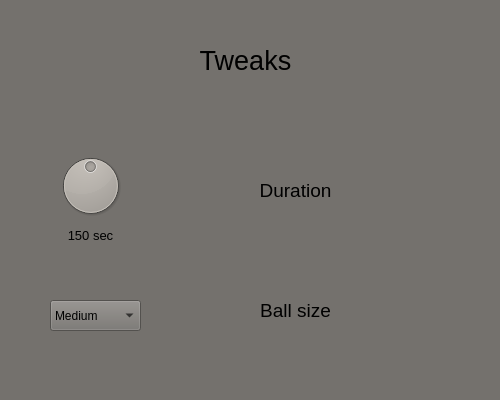
<?xml version="1.0" encoding="UTF-8"?>
<ui version="4.0">
 <class>configWidget</class>
 <widget class="QWidget" name="configWidget">
  <property name="geometry">
   <rect>
    <x>0</x>
    <y>0</y>
    <width>500</width>
    <height>400</height>
   </rect>
  </property>
  <property name="maximumSize">
   <size>
    <width>500</width>
    <height>400</height>
   </size>
  </property>
  <property name="windowTitle">
   <string>Form</string>
  </property>
  <property name="styleSheet">
   <string notr="true">background-color: #74716D</string>
  </property>
  <widget class="QLabel" name="label">
   <property name="geometry">
    <rect>
     <x>30</x>
     <y>30</y>
     <width>431</width>
     <height>61</height>
    </rect>
   </property>
   <property name="font">
    <font>
     <pointsize>20</pointsize>
    </font>
   </property>
   <property name="text">
    <string>Tweaks</string>
   </property>
   <property name="alignment">
    <set>Qt::AlignCenter</set>
   </property>
   <property name="wordWrap">
    <bool>true</bool>
   </property>
  </widget>
  <widget class="QDial" name="dial">
   <property name="geometry">
    <rect>
     <x>30</x>
     <y>150</y>
     <width>121</width>
     <height>71</height>
    </rect>
   </property>
   <property name="maximum">
    <number>300</number>
   </property>
   <property name="value">
    <number>150</number>
   </property>
  </widget>
  <widget class="QLabel" name="label_2">
   <property name="geometry">
    <rect>
     <x>180</x>
     <y>160</y>
     <width>231</width>
     <height>61</height>
    </rect>
   </property>
   <property name="font">
    <font>
     <pointsize>14</pointsize>
    </font>
   </property>
   <property name="text">
    <string>Duration</string>
   </property>
   <property name="alignment">
    <set>Qt::AlignCenter</set>
   </property>
   <property name="wordWrap">
    <bool>true</bool>
   </property>
  </widget>
  <widget class="QLabel" name="label_3">
   <property name="geometry">
    <rect>
     <x>60</x>
     <y>220</y>
     <width>61</width>
     <height>31</height>
    </rect>
   </property>
   <property name="font">
    <font>
     <pointsize>10</pointsize>
    </font>
   </property>
   <property name="styleSheet">
    <string notr="true">
</string>
   </property>
   <property name="text">
    <string>150 sec</string>
   </property>
   <property name="alignment">
    <set>Qt::AlignCenter</set>
   </property>
   <property name="wordWrap">
    <bool>true</bool>
   </property>
  </widget>
  <widget class="QLabel" name="label_4">
   <property name="geometry">
    <rect>
     <x>180</x>
     <y>280</y>
     <width>231</width>
     <height>61</height>
    </rect>
   </property>
   <property name="font">
    <font>
     <pointsize>14</pointsize>
    </font>
   </property>
   <property name="text">
    <string>Ball size</string>
   </property>
   <property name="alignment">
    <set>Qt::AlignCenter</set>
   </property>
   <property name="wordWrap">
    <bool>true</bool>
   </property>
  </widget>
  <widget class="QComboBox" name="comboBox">
   <property name="geometry">
    <rect>
     <x>50</x>
     <y>300</y>
     <width>91</width>
     <height>31</height>
    </rect>
   </property>
   <property name="currentIndex">
    <number>1</number>
   </property>
   <item>
    <property name="text">
     <string>Small</string>
    </property>
   </item>
   <item>
    <property name="text">
     <string>Medium</string>
    </property>
   </item>
   <item>
    <property name="text">
     <string>Big</string>
    </property>
   </item>
  </widget>
 </widget>
 <resources/>
 <connections/>
</ui>
